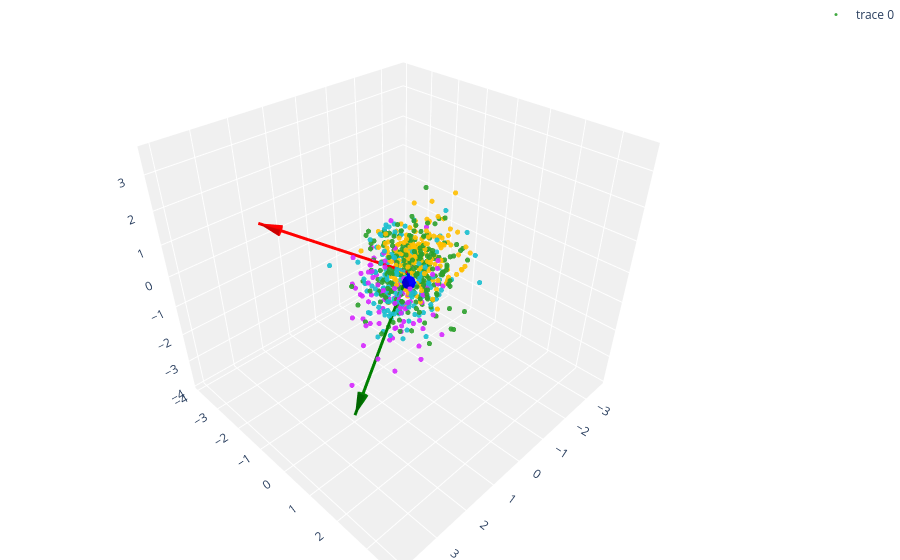

The notebook cell this image was saved under:
### Code cell
import numpy as np
import plotly.graph_objects as go

# -----------------------
# Generate data
# -----------------------
np.random.seed(42)

n = 700
mean = [0, 0, 0]
cov = [[1.5, 1.2, 1.0],
       [1.2, 1.5, 1.1],
       [1.0, 1.1, 1.5]]

X = np.random.multivariate_normal(mean, cov, n)

# Color groups (to mimic gradient clusters)
colors = np.where(X[:, 0] > 1.2, '#d627ff',   # magenta
         np.where(X[:, 0] > 0.3, '#17becf',   # cyan
         np.where(X[:, 0] > -0.8, '#2ca02c',  # green
                                   '#ffbf00'))) # yellow/orange

# -----------------------
# PCA for arrows
# -----------------------
Xc = X - X.mean(axis=0)
_, _, Vt = np.linalg.svd(Xc, full_matrices=False)
components = Vt[:3]

origin = X.mean(axis=0)
scale = 4

arrow_colors = ['blue', 'green', 'red']

# -----------------------
# Scatter
# -----------------------
scatter = go.Scatter3d(
    x=X[:, 0],
    y=X[:, 1],
    z=X[:, 2],
    mode='markers',
    marker=dict(size=3, color=colors, opacity=0.9)
)

# -----------------------
# Arrows (lines + cones)
# -----------------------
arrows = []
for i in range(3):
    vec = components[i] * scale

    # line
    arrows.append(go.Scatter3d(
        x=[origin[0], origin[0] + vec[0]],
        y=[origin[1], origin[1] + vec[1]],
        z=[origin[2], origin[2] + vec[2]],
        mode='lines',
        line=dict(color=arrow_colors[i], width=6),
        showlegend=False
    ))

    # cone tip
    arrows.append(go.Cone(
        x=[origin[0] + vec[0]],
        y=[origin[1] + vec[1]],
        z=[origin[2] + vec[2]],
        u=[vec[0]],
        v=[vec[1]],
        w=[vec[2]],
        anchor="tip",
        showscale=False,
        colorscale=[[0, arrow_colors[i]], [1, arrow_colors[i]]],
        sizemode="absolute",
        sizeref=0.6
    ))

# -----------------------
# Layout (match grey bg)
# -----------------------
fig = go.Figure(data=[scatter] + arrows)

fig.update_layout(
    margin=dict(l=0, r=0, b=0, t=0),
    scene=dict(
        xaxis_title='',
        yaxis_title='',
        zaxis_title='',

        # light grey panels like your image
        xaxis=dict(backgroundcolor='rgb(240,240,240)', gridcolor='white'),
        yaxis=dict(backgroundcolor='rgb(240,240,240)', gridcolor='white'),
        zaxis=dict(backgroundcolor='rgb(240,240,240)', gridcolor='white'),
    ),
    paper_bgcolor='white'
)

fig.show()

### Figure 1 — Plotly figure (JSON) as saved in the notebook; plotly's stock layout.template omitted (floating-point values rounded to 4 significant figures; data arrays with more than 128 entries replaced by an {"elided": "..."} marker saying what was removed)
{"data": [{"marker": {"color": {"elided": "700 str values"}, "opacity": 0.9, "size": 3}, "mode": "markers", "type": "scatter3d", "x": {"elided": "700 float values"}, "y": {"elided": "700 float values"}, "z": {"elided": "700 float values"}}, {"line": {"color": "blue", "width": 6}, "mode": "lines", "showlegend": false, "type": "scatter3d", "x": [-0.09631, 2.275], "y": [-0.1227, 2.25], "z": [-0.08384, 2.095]}, {"anchor": "tip", "colorscale": [[0, "blue"], [1, "blue"]], "showscale": false, "sizemode": "absolute", "sizeref": 0.6, "type": "cone", "u": [2.372], "v": [2.372], "w": [2.179], "x": [2.275], "y": [2.25], "z": [2.095]}, {"line": {"color": "green", "width": 6}, "mode": "lines", "showlegend": false, "type": "scatter3d", "x": [-0.09631, 2.292], "y": [-0.1227, 0.3974], "z": [-0.08384, -3.25]}, {"anchor": "tip", "colorscale": [[0, "green"], [1, "green"]], "showscale": false, "sizemode": "absolute", "sizeref": 0.6, "type": "cone", "u": [2.388], "v": [0.5201], "w": [-3.166], "x": [2.292], "y": [0.3974], "z": [-3.25]}, {"line": {"color": "red", "width": 6}, "mode": "lines", "showlegend": false, "type": "scatter3d", "x": [-0.09631, 2.065], "y": [-0.1227, -3.301], "z": [-0.08384, 1.024]}, {"anchor": "tip", "colorscale": [[0, "red"], [1, "red"]], "showscale": false, "sizemode": "absolute", "sizeref": 0.6, "type": "cone", "u": [2.161], "v": [-3.178], "w": [1.108], "x": [2.065], "y": [-3.301], "z": [1.024]}], "layout": {"margin": {"b": 0, "l": 0, "r": 0, "t": 0}, "paper_bgcolor": "white", "scene": {"xaxis": {"backgroundcolor": "rgb(240,240,240)", "gridcolor": "white", "title": {"text": ""}}, "yaxis": {"backgroundcolor": "rgb(240,240,240)", "gridcolor": "white", "title": {"text": ""}}, "zaxis": {"backgroundcolor": "rgb(240,240,240)", "gridcolor": "white", "title": {"text": ""}}}}}
